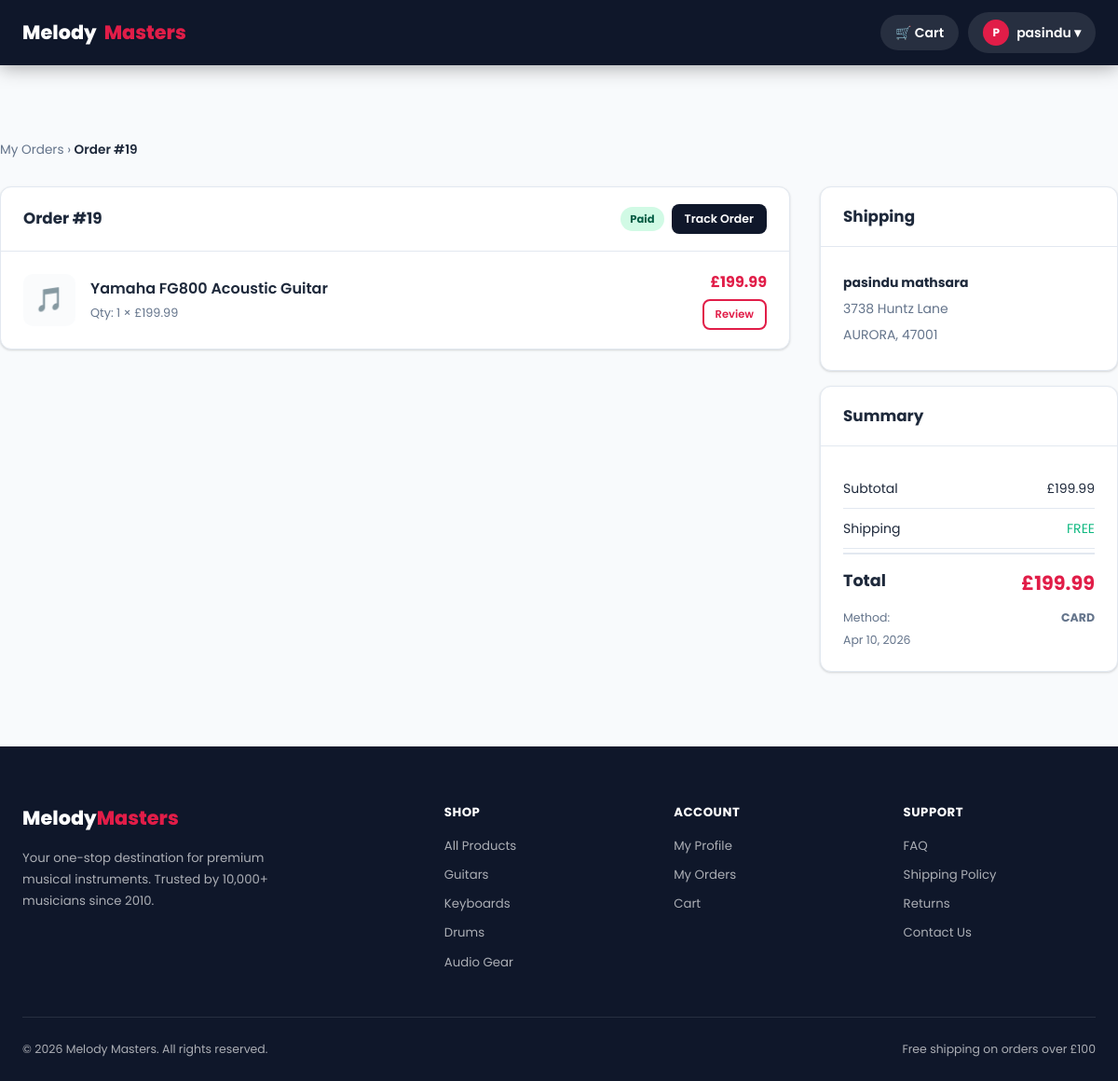
/orders.php?id=19 (signed in), run on the app's committed database.
### tables this page shows
CREATE TABLE `orders` (
  `id` int(11) NOT NULL,
  `user_id` int(11) NOT NULL,
  `total_amount` decimal(10,2) NOT NULL,
  `shipping_cost` decimal(10,2) NOT NULL DEFAULT 0.00,
  `status` enum('pending','paid','processing','shipped','delivered','cancelled') NOT NULL DEFAULT 'pending',
  `shipping_name` varchar(150) DEFAULT NULL,
  `shipping_address` text DEFAULT NULL,
  `shipping_city` varchar(100) DEFAULT NULL,
  `shipping_zip` varchar(20) DEFAULT NULL,
  `payment_method` enum('card','bank_transfer','cash_on_delivery') NOT NULL DEFAULT 'card',
  `tracking_note` varchar(255) DEFAULT NULL,
  `created_at` timestamp NOT NULL DEFAULT current_timestamp()
);

CREATE TABLE `order_items` (
  `id` int(11) NOT NULL,
  `order_id` int(11) NOT NULL,
  `product_id` int(11) DEFAULT NULL,
  `quantity` int(11) NOT NULL,
  `price` decimal(10,2) NOT NULL
);

CREATE TABLE `products` (
  `id` int(11) NOT NULL,
  `category_id` int(11) DEFAULT NULL,
  `name` varchar(150) NOT NULL,
  `description` text DEFAULT NULL,
  `price` decimal(10,2) NOT NULL,
  `shipping_cost` decimal(10,2) DEFAULT 0.00,
  `stock` int(11) DEFAULT 0,
  `image` varchar(255) DEFAULT NULL,
  `created_at` timestamp NOT NULL DEFAULT current_timestamp(),
  `product_type` enum('physical','digital') NOT NULL DEFAULT 'physical',
  `digital_file` varchar(255) DEFAULT NULL
);

### orders.php (the view, shortened to what this page needs)
<?php
require_once 'includes/functions.php';
$uid    = (int)$_SESSION['user_id'];
$viewId = (int)($_GET['id'] ?? 0);
if ($viewId > 0) {
    $stmt = $conn->prepare(
        "SELECT o.* FROM orders o WHERE o.id = ? AND o.user_id = ?"
    );
    $stmt->bind_param("ii", $viewId, $uid);
    $stmt->execute();
    $order = $stmt->get_result()->fetch_assoc();
    $iStmt = $conn->prepare(
        "SELECT oi.*, p.name AS pname, p.image, p.product_type, p.digital_file
         FROM order_items oi LEFT JOIN products p ON p.id=oi.product_id
         WHERE oi.order_id=?"
    );
    $iStmt->bind_param("i", $viewId);
    $iStmt->execute();
    $itemsResult = $iStmt->get_result();
    $items = [];
    $orderIsAllDigital = true;
    while ($row = $itemsResult->fetch_assoc()) {
        if (($row['product_type'] ?? 'physical') !== 'digital') $orderIsAllDigital = false;
        $items[] = $row;
    }
    require_once 'includes/header.php';
?>
<div class="container section">
  <nav class="breadcrumb">
    <a href="<?php echo BASE_URL; ?>/orders.php">My Orders</a> &rsaquo;
    <span class="active">Order #<?php echo $viewId; ?></span>
  </nav>
  <div class="order-detail-layout">
    <div class="card">
      <div class="card-header">
        <span class="card-title">Order #<?php echo $viewId; ?></span>
        <div style="display:flex;align-items:center;gap:8px;">
          <?php echo statusBadge($order['status']); ?>
          <a href="<?php echo BASE_URL; ?>/track.php?order_id=<?php echo $viewId; ?>"
             class="btn btn-secondary btn-sm">Track Order</a>
        </div>
      </div>
      <div class="card-body" style="padding:0;">
        <?php foreach ($items as $it): ?>
          <?php
            $itDigital     = ($it['product_type'] ?? 'physical') === 'digital';
          ?>
          <div class="order-item-detail">
            <div class="item-icon <?php echo $itDigital ? 'digital' : ''; ?>">
              <?php echo $itDigital ? '&#9660;' : '&#127925;'; ?>
            </div>
            <div style="flex:1;">
              <?php if ($it['product_id']): ?>
                <a href="<?php echo BASE_URL; ?>/product.php?id=<?php echo $it['product_id']; ?>" style="font-weight:600;">
                  <?php echo sanitize($it['pname'] ?? 'Product'); ?>
                </a>
              <?php else: ?>
                <span style="font-weight:600;"><?php echo sanitize($it['pname'] ?? 'Deleted Product'); ?></span>
              <?php endif; ?>
              <div style="display:flex;align-items:center;gap:8px;margin-top:3px;">
                <span style="font-size:.8rem;color:var(--muted);">Qty: <?php echo $it['quantity']; ?> × <?php echo formatPrice($it['price']); ?></span>
              </div>
            </div>
            <div style="display:flex;flex-direction:column;align-items:flex-end;gap:6px;">
              <span style="font-weight:700;color:var(--accent);"><?php echo formatPrice($it['price']*$it['quantity']); ?></span>
              <?php if ($order['status'] !== 'cancelled' && $order['status'] !== 'pending' && $it['product_id']): ?>
                <?php if (!hasReviewedProduct($conn, $uid, $it['product_id'])): ?>
                  <a href="<?php echo BASE_URL; ?>/product.php?id=<?php echo $it['product_id']; ?>#review"
                     class="btn btn-outline btn-sm" style="font-size:.72rem;padding:5px 12px;">Review</a>
                <?php else: ?>
                  <span class="badge badge-paid">Reviewed</span>
                <?php endif; ?>
              <?php endif; ?>
            </div>
          </div>
        <?php endforeach; ?>
      </div>
    </div>
    <div>
      <?php if ($orderIsAllDigital): ?>
      <div class="card" style="margin-bottom:16px;border:1.5px solid #6d28d9;">
        <div class="card-header" style="background:linear-gradient(135deg,#1a0533,#6d28d9);">
          <span class="card-title" style="color:#fff;">Digital Delivery</span>
        </div>
        <div class="card-body" style="font-size:.83rem;color:var(--muted);">
          Your digital file(s) are available to download above any time after payment.
        </div>
      </div>
      <?php else: ?>
      <div class="card" style="margin-bottom:16px;">
        <div class="card-header"><span class="card-title">Shipping</span></div>
        <div class="card-body" style="font-size:.875rem;color:var(--muted);line-height:2;">
          <strong style="color:var(--text);"><?php echo sanitize($order['shipping_name']); ?></strong><br>
          <?php echo sanitize($order['shipping_address']); ?><br>
          <?php echo sanitize($order['shipping_city']); ?>, <?php echo sanitize($order['shipping_zip']); ?>
        </div>
      </div>
      <?php endif; ?>
      <div class="card">
        <div class="card-header"><span class="card-title"> Summary</span></div>
        <div class="card-body">
          <?php $sub = $order['total_amount'] - $order['shipping_cost']; ?>
          <div class="sum-row"><span>Subtotal</span><span><?php echo formatPrice($sub); ?></span></div>
          <div class="sum-row"><span>Shipping</span><span><?php echo $order['shipping_cost']>0?formatPrice($order['shipping_cost']):'<span style="color:var(--success)">FREE</span>'; ?></span></div>
          <div class="sum-total"><span>Total</span><span class="v"><?php echo formatPrice($order['total_amount']); ?></span></div>
          <div style="margin-top:10px;display:flex;justify-content:space-between;font-size:.78rem;color:var(--muted);">
            <span>Method:</span>
            <strong><?php echo strtoupper(str_replace('_',' ',$order['payment_method']??'CARD')); ?></strong>
          </div>
          <div style="margin-top:4px;font-size:.78rem;color:var(--muted);"><?php echo formatDate($order['created_at']); ?></div>
        </div>
      </div>
    </div>
  </div>
</div>
<?php
    require_once 'includes/footer.php';
    exit();
}
require_once 'includes/header.php';
?>
<?php require_once 'includes/footer.php'; ?>

### includes/functions.php (shortened to what this page needs)
<?php
function sanitize(string $data): string {
    return htmlspecialchars(strip_tags(trim($data)), ENT_QUOTES, 'UTF-8');
}
function formatPrice(float $price): string {
    return '£' . number_format($price, 2);
}
function formatDate(string $date): string {
    return date('M j, Y', strtotime($date));
}
function hasReviewedProduct(mysqli $conn, int $userId, int $productId): bool {
    $stmt = $conn->prepare(
        "SELECT id FROM reviews WHERE user_id = ? AND product_id = ? LIMIT 1"
    );
    $stmt->bind_param("ii", $userId, $productId);
    $stmt->execute();
    return $stmt->get_result()->num_rows > 0;
}
function statusBadge(string $status): string {
    $map = [
        'pending'    => 'badge-pending',
        'paid'       => 'badge-paid',
        'processing' => 'badge-processing',
        'shipped'    => 'badge-shipped',
        'delivered'  => 'badge-delivered',
        'cancelled'  => 'badge-cancelled',
    ];
    $class = $map[$status] ?? 'badge-pending';
    return "<span class=\"badge $class\">" . ucfirst(htmlspecialchars($status)) . "</span>";
}

### assets/css/style.css (style rules this page uses)
:root { --primary: #0f172a; --primary-light: #1e293b; --accent: #e11d48; --accent-dark: #be123c; --accent-light: #fef2f2; --bg: #f8fafc; --white: #ffffff; --text: #1e293b; --muted: #64748b; --border: #e2e8f0; --success: #10b981; --success-bg: #ecfdf5; --warning: #f59e0b; --warning-bg: #fffbeb; --danger: #ef4444; --danger-bg: #fef2f2; --info: #3b82f6; --info-bg: #eff6ff; --shadow: 0 1px 3px rgba(0,0,0,.10), 0 1px 2px rgba(0,0,0,.06); --shadow-md: 0 4px 12px rgba(0,0,0,.10); --shadow-lg: 0 10px 30px rgba(0,0,0,.12); --shadow-xl: 0 20px 50px rgba(0,0,0,.15); --radius: 12px; --radius-sm: 8px; --radius-lg: 20px; --radius-full: 9999px; --transition: all .22s ease; --nav-h: 70px; }
*, *::before, *::after { margin:0; padding:0; box-sizing:border-box; }
html { scroll-behavior:smooth; }
body { font-family:'Poppins',sans-serif; background:var(--bg); color:var(--text); line-height:1.6; min-height:100vh; display:flex; flex-direction:column; }
a { text-decoration:none; color:inherit; }
.container { width:100%; max-width:1280px; margin:0 auto; padding:0 24px; }
.section { padding:80px 0; }
.btn { display:inline-flex; align-items:center; justify-content:center; gap:8px; padding:10px 22px; border-radius:var(--radius-sm); font-size:.875rem; font-weight:600; cursor:pointer; transition:var(--transition); border:none; white-space:nowrap; text-decoration:none; }
.btn-secondary { background:var(--primary); color:#fff; }
.btn-outline { background:transparent; color:var(--accent); border:2px solid var(--accent); }
.btn-sm { padding:6px 14px; font-size:.78rem; }
.card { background:#fff; border-radius:var(--radius); box-shadow:var(--shadow); border:1px solid var(--border); overflow:hidden; }
.card-header { padding:18px 24px; border-bottom:1px solid var(--border); display:flex; align-items:center; justify-content:space-between; }
.card-title { font-size:1.05rem; font-weight:700; }
.card-body { padding:24px; }
.badge { display:inline-flex; align-items:center; padding:4px 10px; border-radius:var(--radius-full); font-size:.72rem; font-weight:700; }
.badge-paid { background:#d1fae5; color:#065f46; }
.order-detail-layout { display:grid; grid-template-columns:1fr 320px; gap:32px; align-items:start; }
.order-item-detail { display:flex; align-items:center; gap:16px; padding:20px 24px; border-bottom:1px solid var(--border); }
.order-item-detail:last-child { border-bottom:none; }
.item-icon { width:56px; height:56px; background:var(--bg); border-radius:10px; display:flex; align-items:center; justify-content:center; font-size:1.6rem; opacity:.7; flex-shrink:0; transition:var(--transition); }
.sum-row { display:flex; justify-content:space-between; padding:10px 0; border-bottom:1px solid var(--border); font-size:.875rem; }
.sum-total { font-size:1.1rem; font-weight:700; border-top:2px solid var(--border); padding-top:14px; margin-top:4px; display:flex; justify-content:space-between; }
.sum-total .v { color:var(--accent); font-size:1.3rem; }
.breadcrumb { font-size:.85rem; color:var(--muted); margin-bottom:28px; }
.breadcrumb a { color:var(--muted); transition:var(--transition); }
.breadcrumb .active { color:var(--text); font-weight:600; }

### data on the page
orders: status "Paid", shipping_name "pasindu mathsara", shipping_address "3738 Huntz Lane", shipping_city "AURORA", shipping_zip "47001", formatPrice($sub) "£199.99", total_amount "£199.99", payment_method "CARD", created_at "Apr 10, 2026"
order_items: product.name "Yamaha FG800 Acoustic Guitar", quantity "1", price "£199.99", formatPrice($it['price']*$it['quantity']) "£199.99"

### other printed values
substr($_SESSION['user_name'], 0, 1) "P"
explode(' ', $_SESSION['user_name'])[0] "pasindu"
$viewId "19"
